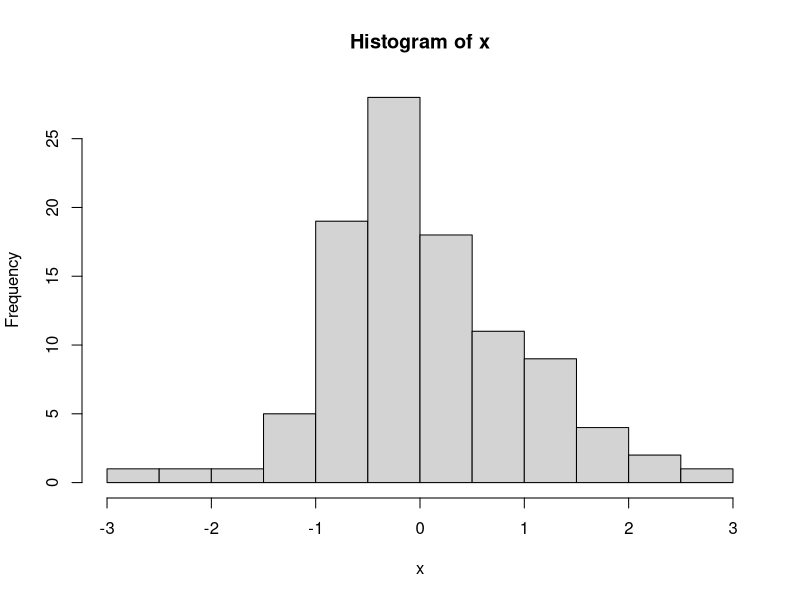

R code for this plot: (Note: this script raises an error after producing the figure.)
# Media truncada
# Input: vector x {x_1, ..., x_n}
# Output: media truncada de x al 20%
x <- (1:11)^2

media_truncada <- function(x, p = 0.2) {
    # Calcular el número de elementos de x; llamarle n
    n <- length(x)

    # Calcular el entero más próximo al 20 % de n; llamarle k.
    k <- round(p * n)

    # Ordenamos el vector
    x <- sort(x)

    # Eliminar los k primeros y los k últimos elementos de x; llamarle y al vector formado por los elementos no eliminados.
    y <- x[(k + 1):(n - k)]

    # Devolver media de y
    return(mean(y))
}

#############################################################################################################################

cat("Media truncada de (", x, "):\n", media_truncada(x), "\n")

# Matrices
# Existen dos formas de crear matrices
# Se pueden crear juntando dos vectores
x <- 1:4
y <- 4:1 + 1

matriz <- cbind(x, y) # Column bind (columnas)
matriz2 <- rbind(x, y) # Row bind (filas)

# Seleccionar elementos
matriz2[2, 1] # Elemento de la fila 2 y columna 1

# O mediante la función matrix
x <- 5:10
A <- matrix(x, 2, 6)
A # por columnas

B <- matrix(x, 2, 6, byrow = TRUE)
B # por filas

dim(A)
dim(B) # dimensiones matrices

rownames(A) <- c("Escrito", "Oral")
colnames(A) <- c("Ana", "Pablo", "Martin", "Nerea", "Pilar", "Mateo")
A
A[2, 3] # Nota de Martin en el examen Oral

t(A) # traspuesta de A

# Data frame de A (tabla)
data.frame(A)
#         Ana Pablo Martin Nerea Pilar Mateo
# Escrito   5     7      9     5     7     9
# Oral      6     8     10     6     8    10

#############################################################################################################################

# Podemos cargar dataframes con el comando read.table
# header(cabecera), sep(separador), dec(punto decimal)
# datos <- read.table("./file.txt", header=F, sep=" ", dec=".")

# Podemos practicar con la famosa base de datos "iris"
# iris
iris$Sepal.Length # Devuelve la columna Sepal.Length

# fix(iris) # Editar data.frame

#############################################################################################################################

# Gráficas (Histogramas)

x <- rnorm(100)

hist(x)

h <- hist(
    x,
    plot = FALSE
)

h

h$density

h2 <- hist(x, breaks = c(-4, 3, -2, -1, 0, 1, 2, 3))
h2$density
sum(h2$density)

x <- rnorm(10000)
hist(x, freq = FALSE)

#############################################################################################################################

# Con plot podemos representar puntos

x <- seq(-2, 2, 0.1)
y1 <- x^3
y2 <- x^2

plot(x, y1)
plot(x, y1, type = "l") # Type: l = Línea

lines(x, y2, col = "red", lw = 5) # Añade líneas al plot, col = color, lw = line_width

points(x, x) # Añade una línea de puntos

x <- seq(-2, 2, length = 50)
y <- seq(-4, 4, length = 50)

plot(x, y)
legend("bottomleft", c("Leyenda de la gráfica"))

#############################################################################################################################

# Con curve podemos representar curvas

curve(expr = sin, from = 0, to = 6 * pi)

curve(cos, add = TRUE) # Añadir una segunda curva a la anterior

#############################################################################################################################

# Sucesión de Fibonacci

# Definiendo una función recursiva

f <- function(n) {
    if (n <= 2) {
        a <- 1
    } else {
        a <- f(n - 1) + f(n - 2)
    }
    return(a)
}

system.time(f(20))
# system.time(f(100)) Podemos ver que tarda demasiado

# Utilizando un bucle
tiempo.inicial <- proc.time()
Fibonacci <- rep(NA, 20)
Fibonacci[1] <- Fibonacci[2] <- 1
for (i in 3:20) {
    Fibonacci[i] <- Fibonacci[i - 2] + Fibonacci[i - 1]
}
print(Fibonacci[20])
tiempo.final <- proc.time()
print(tiempo.final - tiempo.inicial)

#############################################################################################################################
# Ejercicio: quicksort
#############################################################################################################################

# El algoritmo quicksort con pivote aleatorio es un método de ordenación simple, práctico y eficiente.
# Debemos escribir una función recursiva de nombre Quicksort que lo implemente, conforme a las siguientes instrucciones:

# Input: un vector x = {x1, . . . , xn}.
# Output: los elementos de x ordenados.

# 1. Si x tiene cero o un elementos, devolver x. En caso contrario continuar.

# 2. Elegir al azar un elemento de x como pivote; llamarle a.

# 3. Comparar cada uno de los restantes elementos de x con a y construir dos nuevos vectores:
#   a) x1 contiene todos los elementos de x, excepto a, que son menores o iguales que a.
#   b) x2 contiene todos los elementos de x que son mayores que a.

# 4. Utilizar Quicksort para ordenar x1 y x2.

# 5. Devolver la lista x1, a, x2

quicksort <- function(x) {
    n <- length(x)

    # Si x tiene cero o un elementos, devolver x. En caso contrario continuar.
    if (n <= 1) {
        return(x)
    }

    m <- sample(1:n, 1)

    a <- x[m] # Elegir al azar un elemento de x como pivote; llamarle a.

    # Comparar cada uno de los restantes elementos de x con a y construir dos nuevos vectores:
    x <- x[-m]
    x1 <- x[x <= a]
    x2 <- x[x > a]

    # Utilizar Quicksort para ordenar x1 y x2.
    x1 <- quicksort(x1)
    x2 <- quicksort(x2)

    # Devolver la lista x1, a, x2
    y <- c(x1, a, x2)
    return(y)
}

# Creo un vector de 10 elementos aleatorios entre -1000 y 10000
x <- sample(-1000:1000, 10)

cat("Vector sin ordenar:", x, "\n")
cat("Vector ordenado:", quicksort(x), "\n")

#############################################################################################################################
# Ejercicio: quicksort
#############################################################################################################################
# Escribe una función que implemente el cálculo de la media recortada al 20 %:
# La media recortada es una variante de la media truncada. Se diferencia de esta en que en lugar
# de simplemente eliminar los primeros elementos del vector (ordenado), se reemplazan por el menor de
# los datos restantes; y de forma análoga los últimos elementos del vector se reemplazan por el mayor
# de los restantes.

x <- (1:11)^2

media_recortada <- function(x, p = 0.2) {
    # Calcular el número de elementos de x; llamarle n
    n <- length(x)

    # Calcular el entero más próximo al 20 % de n; llamarle k.
    k <- round(p * n)

    # Ordenamos el vector
    x <- sort(x)

    x[1:k] <- x[k + 1] # Substituimos los elementos de 1 al valor k(20% del vector)
    x[(n - k + 1):n] <- x[n - k] # Substituimos los elementos de n-k+1(20% final del vector)
    y <- x

    # Devolver media de y
    return(mean(y))
}

media_recortada(x)
